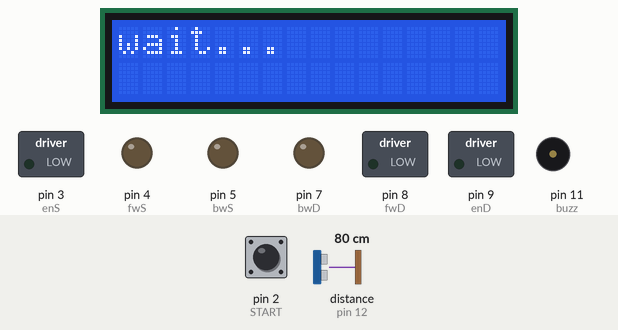
Bench run of a sketch on a simulated Arduino Uno, built with avr-gcc and run on an emulated ATmega328P. Shown: 16×2 character LCD, switched loads named in the sketch (green lamp = pin HIGH), output pins drawn as LEDs (lit = HIGH), buzzer (waves = sounding, pin HIGH). Wiring (inferred from the names in the program): ultrasonic range finder: trigger pin 13; echo pin 12. Inputs (shaded band) come from the test bench; at power-on: pin 2 (START) LOW, distance to the obstacle (sensor on pin 12) 80 cm. The echo pulse lasts 58.3 µs per cm; pins used as bus, display or sensor lines are not drawn; what the sketch prints to the serial monitor is not drawn.

Above: at 0.9 s.
1.0 s: pin 2 (START) pulled HIGH for 0.15 s
At 3.4 s:
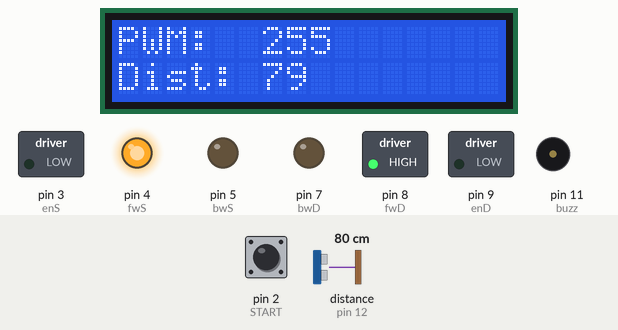
3.6 s: distance to the obstacle (sensor on pin 12) set to 17 cm
At 4.6 s:
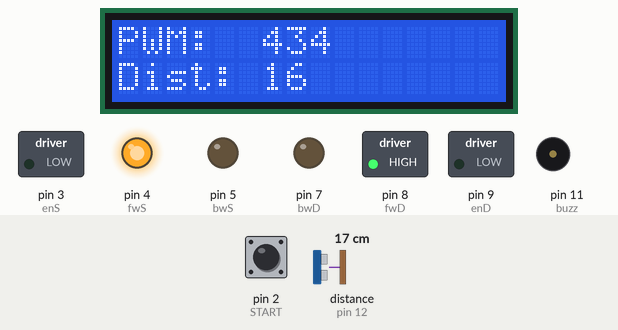
5.1 s: distance to the obstacle (sensor on pin 12) set to 13 cm
At 5.6 s:
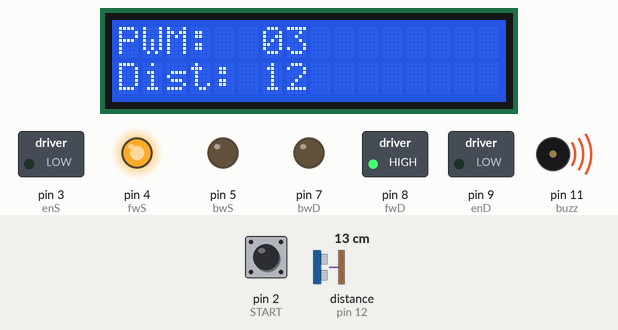
6.8 s: distance to the obstacle (sensor on pin 12) set to 18 cm
At 7.9 s:
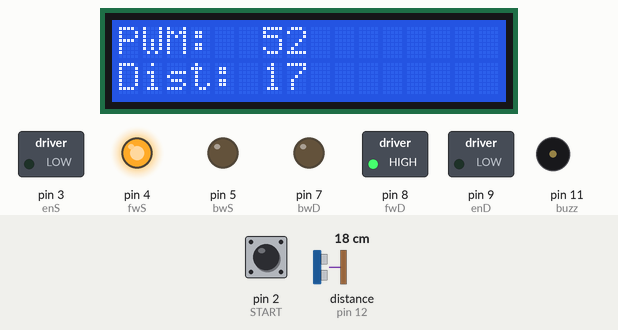
8.3 s: pin 2 (START) pulled HIGH for 1 s
At 8.8 s:
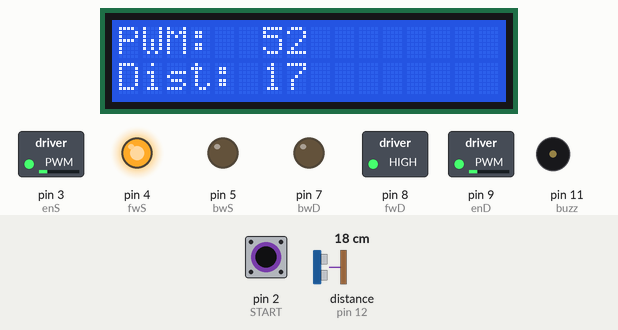
10.8 s: distance to the obstacle (sensor on pin 12) set to 2 cm
At 11.3 s:
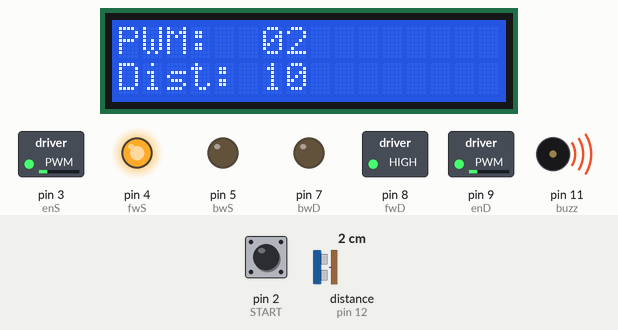
Timing chart, 0 to 13.4 s (numbered marks = the images above; inputs shaded):
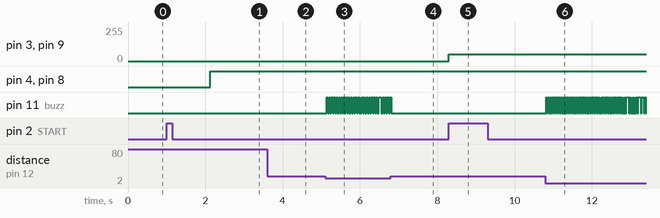

Measured:
- the behaviour switches between 16 and 15 cm on distance to the obstacle (sensor on pin 12) (found by bisection; images 2 and 3)
- after the input at 1.0 s, pin 4 (fwS), pin 8 (fwD): LOW → HIGH after 1.1 s; the display: first changes after 0.10 s (image 1 shows a later state)
- after the input at 3.6 s, the display: first changes at once (image 2 shows a later state)
- after the input at 5.1 s, pin 11 (buzz): alternates HIGH for 0.03 s and LOW for 0.03 s, starting at once; the display: first changes at once (image 3 shows a later state)
- after the input at 6.8 s, pin 11 (buzz): goes on until 6.8 s, then stays LOW; the display: first changes at once (image 4 shows a later state)
- after the input at 8.3 s, pin 3 (enS), pin 9 (enD): 0/255 → 52/255 at once
- after the input at 10.8 s, pin 11 (buzz): alternates HIGH for 0.02 s and LOW for 0.02 s, starting at once; the display: changes at once (image 6)

The sketch:

controllomotoriABS_kal_F.ino
```cpp
//Vibration Mechanics - Arduino Project by
//G. Ortolani, L. Grande, G. Iacovacci

// Include Wire Library for I2C
#include <Wire.h>

// Include NewLiquidCrystal Library for I2C
#include <LiquidCrystal_I2C.h>
#include <Wire.h>
#include <MPU6050.h>

// Define LCD pinout
const int  en = 2, rw = 1, rs = 0, d4 = 4, d5 = 5, d6 = 6, d7 = 7, bl = 3;
int16_t Acx, Acy,Acz, temp, Gyx, Gyy, Gyz;

MPU6050 mpu;
// Define I2C Address - change if reqiuired
const int i2c_addr = 0x27;
const int mpu_addr = 0x68;

LiquidCrystal_I2C lcd(i2c_addr, en, rw, rs, d4, d5, d6, d7, bl, POSITIVE);
int thisChar;
int pwm, distance;

//hcsr04 variables
long dur;
long dis;
long tocm;
int in= 12;
int out= 13;

//buzzer
int buzz = 11;
long beep;

//right motor
int enD = 9;
int fwD = 8; //avanti DX
int bwD = 7; //indietro DX

//left motor
int enS = 3;
int fwS = 4; //avanti SX
int bwS = 5; //indietro SX


//Wemos pin
int START = 2;

//distance variables
long initDist;
long curDist;
long val2Set;
long rawDist;
double kalDist;

//speed variables
int maxSpeed;
int minSpeed;
int breakDist;

int t;

void setup() {
  Serial.begin(9600);

  //change these parameters to create a new experiment
  maxSpeed=255;
  minSpeed=0;
  breakDist=40;

  //motor pins
  pinMode(enD, OUTPUT);
  pinMode(fwD, OUTPUT);
  pinMode(bwD, OUTPUT);
  pinMode(enS, OUTPUT);
  pinMode(fwS, OUTPUT);
  pinMode(bwS, OUTPUT);

  //hcsr04's pins
  pinMode(in,  INPUT);
  pinMode(out, OUTPUT);

  //Wemos pin
  pinMode(START, INPUT);

  //buzzer pin
  pinMode(buzz, OUTPUT);

  //first wait Wemos D1 is on
  lcd.begin(16,2);
  while(digitalRead(START)==HIGH){
    lcd.print("wait...");
    delay(100);
    lcd.clear();
  }

  //wait client is connected to Wemos D1
  while(digitalRead(START)==LOW){
    lcd.print("wait...");
    delay(100);
    rawDist = hcsr04();   //take some mesuraments while wainting so the kalman filter works the best
    Serial.write(rawDist);
    Serial.write(val2Set);
    lcd.clear();
  }

  //client connected
  lcd.print("start!!!");
  delay(1000);
  lcd.clear();

  //print PWM and distance on LCD
  lcd.setCursor(0,0);
  lcd.print("PWM: ");
  lcd.print(" ");
  lcd.setCursor(0,1);
  lcd.print("Dist: ");
}

void loop() {
  t = millis();

  //sending the PWM and the distance through the serial TX RX to the Wemos D1
  curDist = hcsr04();
  Serial.write(curDist);
  Serial.write(val2Set);

  //chosing PWM value
  if (curDist>breakDist){
    //ramp reference to accelerate
    digitalWrite(buzz, LOW);
    if (val2Set<maxSpeed) val2Set+=5;

  }else if (curDist<15){
    //if a safe distance is exceeded make the buzzer beep
    beep_f();
    //PWM set to zero
    val2Set = 0;

  }else if(curDist<=breakDist){
    //adjust PWM depending on the distance
    digitalWrite(buzz, LOW);
    val2Set = map(curDist, (long)15, (long)breakDist,(long)35,(long)maxSpeed);
  }

  //actuate PWM
  if (val2Set>=0){
    digitalWrite(fwD, HIGH);
    digitalWrite(bwD, LOW);
    digitalWrite(fwS, HIGH);
    digitalWrite(bwS, LOW);
  }else{
    val2Set = abs(val2Set);
    digitalWrite(bwD, HIGH);
    digitalWrite(bwS, HIGH);
    digitalWrite(fwD, LOW);
    digitalWrite(fwS, LOW);
  }

  //enable both motors
  if(digitalRead(START)== HIGH){
    analogWrite(enD,val2Set);
    analogWrite(enS,val2Set);
  }

  //display on LCD screen
  printPwm(val2Set);
  printDistance(curDist);

  //clearing the screen
  if (t%100 == 0){
      clearVariable(6,0);
      clearVariable(7,0);
      clearVariable(6,1);
      clearVariable(7,1);
  }
}

//hcsr04 funciont with an
long hcsr04(){
  digitalWrite(out,LOW);
  delayMicroseconds(2);
  digitalWrite(out,HIGH);
  delayMicroseconds(10);
  digitalWrite(out,LOW);
  dur=pulseIn(in,HIGH);

  //convert ms to cm
  tocm=microsecondsToCentimeters(dur);

  //using kalman filter to adjust distance
  kalDist = kalman((double)tocm);

  return (long)kalDist;
}

double kalman(double U){
  //using static variables to allocate permanently in this function
  static const double R = 40;
  static const double H = 1.00;
  static double Q = 10;
  static double P = 0;
  static double U_hat = 0;
  static double K = 0;
  K = P*H/(H*P*H+R);
  U_hat += + K*(U-H*U_hat);
  P = (1-K*H)*P+Q;
  return U_hat;
}

//conversion from seconds to centimeters for an ultrasonic pulse
long microsecondsToCentimeters(long microseconds){
  return microseconds / 29 / 2;
}

//clearing LCD buffer
void clearVariable(int i, int j){
  lcd.setCursor(i, j);
  lcd.print("          ");
}

//print the PWM on LCD screen
void printPwm(int pwm_value){
  lcd.setCursor(6, 0);
  lcd.print(pwm_value);
}

//print the distance on LCD screen
void printDistance(int distance_value){
  lcd.setCursor(6, 1);
  lcd.print(distance_value);
}

//repetitive calls to this f. will make the buzzer beep
void beep_f(){
  int span = 10;
    if (beep%span == 0){
        digitalWrite(buzz, LOW);
    }else if (beep%(span/2) == 0){
        digitalWrite(buzz, HIGH);
    }
    beep++;
}
```
